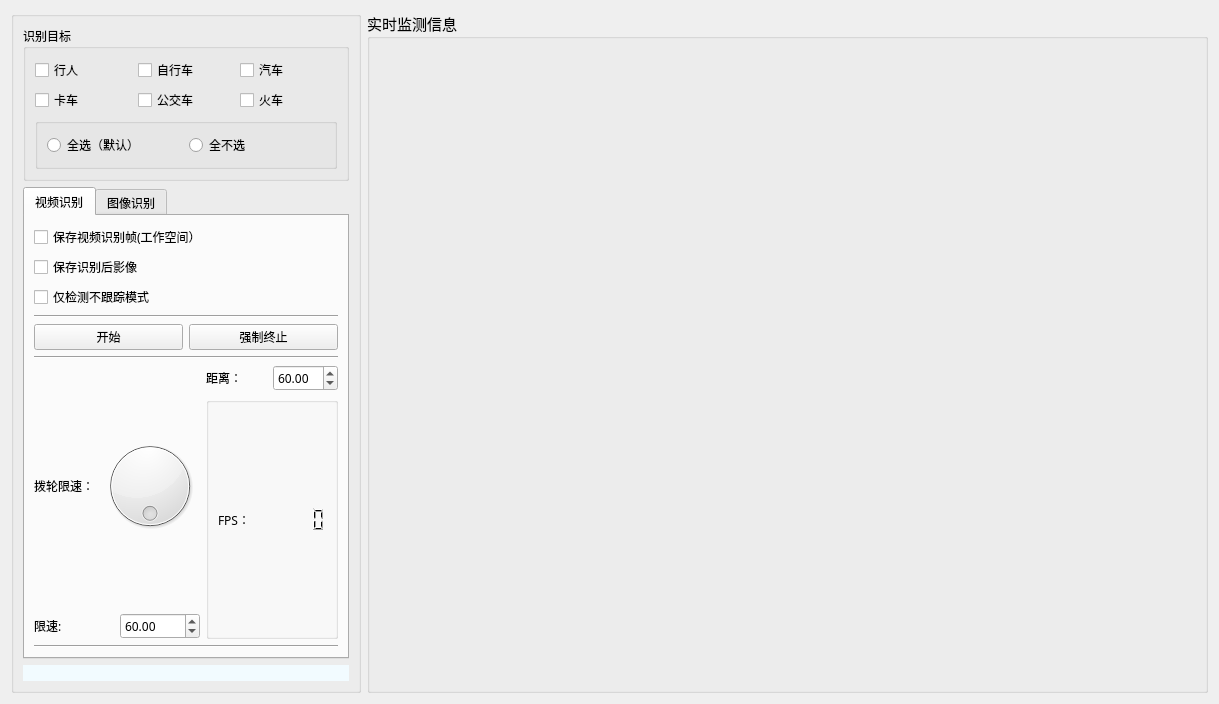
<?xml version="1.0" encoding="UTF-8"?>
<ui version="4.0">
 <class>Form</class>
 <widget class="QWidget" name="Form">
  <property name="geometry">
   <rect>
    <x>0</x>
    <y>0</y>
    <width>1219</width>
    <height>704</height>
   </rect>
  </property>
  <property name="windowTitle">
   <string>Form</string>
  </property>
  <layout class="QHBoxLayout" name="horizontalLayout_3">
   <item>
    <widget class="QGroupBox" name="groupBox">
     <property name="maximumSize">
      <size>
       <width>350</width>
       <height>700</height>
      </size>
     </property>
     <property name="font">
      <font>
       <family>宋体</family>
       <pointsize>9</pointsize>
      </font>
     </property>
     <property name="mouseTracking">
      <bool>false</bool>
     </property>
     <property name="tabletTracking">
      <bool>false</bool>
     </property>
     <property name="title">
      <string/>
     </property>
     <property name="flat">
      <bool>false</bool>
     </property>
     <layout class="QVBoxLayout" name="verticalLayout_11">
      <item>
       <widget class="QGroupBox" name="groupBox_5">
        <property name="title">
         <string>识别目标</string>
        </property>
        <layout class="QVBoxLayout" name="verticalLayout_6">
         <item>
          <layout class="QHBoxLayout" name="horizontalLayout_5">
           <item>
            <widget class="QCheckBox" name="checkBox_person">
             <property name="text">
              <string>行人</string>
             </property>
            </widget>
           </item>
           <item>
            <widget class="QCheckBox" name="checkBox_bicycle">
             <property name="text">
              <string>自行车</string>
             </property>
            </widget>
           </item>
           <item>
            <widget class="QCheckBox" name="checkBox_car">
             <property name="text">
              <string>汽车</string>
             </property>
            </widget>
           </item>
          </layout>
         </item>
         <item>
          <layout class="QHBoxLayout" name="horizontalLayout_7">
           <item>
            <widget class="QCheckBox" name="checkBox_truck">
             <property name="text">
              <string>卡车</string>
             </property>
            </widget>
           </item>
           <item>
            <widget class="QCheckBox" name="checkBox_bus">
             <property name="text">
              <string>公交车</string>
             </property>
            </widget>
           </item>
           <item>
            <widget class="QCheckBox" name="checkBox_train">
             <property name="text">
              <string>火车</string>
             </property>
            </widget>
           </item>
          </layout>
         </item>
         <item>
          <widget class="QGroupBox" name="groupBox_6">
           <property name="title">
            <string/>
           </property>
           <layout class="QVBoxLayout" name="verticalLayout_5">
            <item>
             <layout class="QHBoxLayout" name="horizontalLayout_10">
              <item>
               <widget class="QRadioButton" name="radioButton_selectAll">
                <property name="text">
                 <string>全选（默认）</string>
                </property>
               </widget>
              </item>
              <item>
               <widget class="QRadioButton" name="radioButton_noSelect">
                <property name="text">
                 <string>全不选</string>
                </property>
               </widget>
              </item>
             </layout>
            </item>
           </layout>
          </widget>
         </item>
        </layout>
       </widget>
      </item>
      <item>
       <widget class="QTabWidget" name="tabWidget">
        <property name="tabShape">
         <enum>QTabWidget::Rounded</enum>
        </property>
        <property name="currentIndex">
         <number>0</number>
        </property>
        <property name="documentMode">
         <bool>false</bool>
        </property>
        <widget class="QWidget" name="tabWidgetPage2">
         <attribute name="icon">
          <iconset>
           <normaloff>../source/icon/bance.png</normaloff>../source/icon/bance.png</iconset>
         </attribute>
         <attribute name="title">
          <string>视频识别</string>
         </attribute>
         <layout class="QVBoxLayout" name="verticalLayout_10">
          <item>
           <widget class="QCheckBox" name="checkBox_saveFrame">
            <property name="text">
             <string>保存视频识别帧(工作空间）</string>
            </property>
           </widget>
          </item>
          <item>
           <widget class="QCheckBox" name="checkBox_saveAVI">
            <property name="text">
             <string>保存识别后影像</string>
            </property>
           </widget>
          </item>
          <item>
           <widget class="QCheckBox" name="checkBox_onlyDect">
            <property name="text">
             <string>仅检测不跟踪模式</string>
            </property>
           </widget>
          </item>
          <item>
           <widget class="Line" name="line_3">
            <property name="orientation">
             <enum>Qt::Horizontal</enum>
            </property>
           </widget>
          </item>
          <item>
           <layout class="QHBoxLayout" name="horizontalLayout_2">
            <item>
             <widget class="QPushButton" name="button_start">
              <property name="text">
               <string>开始</string>
              </property>
             </widget>
            </item>
            <item>
             <widget class="QPushButton" name="button_over">
              <property name="text">
               <string>强制终止</string>
              </property>
             </widget>
            </item>
           </layout>
          </item>
          <item>
           <widget class="Line" name="line">
            <property name="orientation">
             <enum>Qt::Horizontal</enum>
            </property>
           </widget>
          </item>
          <item>
           <layout class="QHBoxLayout" name="horizontalLayout">
            <item>
             <layout class="QHBoxLayout" name="horizontalLayout_4">
              <item>
               <layout class="QVBoxLayout" name="verticalLayout">
                <item>
                 <layout class="QHBoxLayout" name="horizontalLayout_12">
                  <item>
                   <widget class="QLabel" name="label_3">
                    <property name="text">
                     <string>拨轮限速：</string>
                    </property>
                   </widget>
                  </item>
                  <item>
                   <widget class="QDial" name="dial">
                    <property name="singleStep">
                     <number>1</number>
                    </property>
                    <property name="wrapping">
                     <bool>true</bool>
                    </property>
                    <property name="notchesVisible">
                     <bool>false</bool>
                    </property>
                   </widget>
                  </item>
                 </layout>
                </item>
                <item>
                 <layout class="QHBoxLayout" name="horizontalLayout_13">
                  <item>
                   <widget class="QLabel" name="label_7">
                    <property name="text">
                     <string>限速:</string>
                    </property>
                   </widget>
                  </item>
                  <item>
                   <widget class="QDoubleSpinBox" name="spinBox_speed">
                    <property name="maximum">
                     <double>150.000000000000000</double>
                    </property>
                    <property name="singleStep">
                     <double>5.000000000000000</double>
                    </property>
                    <property name="value">
                     <double>60.000000000000000</double>
                    </property>
                   </widget>
                  </item>
                 </layout>
                </item>
               </layout>
              </item>
             </layout>
            </item>
            <item>
             <layout class="QVBoxLayout" name="verticalLayout_2">
              <item>
               <layout class="QHBoxLayout" name="horizontalLayout_14">
                <item>
                 <widget class="QLabel" name="label_8">
                  <property name="text">
                   <string>距离：</string>
                  </property>
                 </widget>
                </item>
                <item>
                 <widget class="QDoubleSpinBox" name="spinBox_distance">
                  <property name="maximum">
                   <double>200.000000000000000</double>
                  </property>
                  <property name="stepType">
                   <enum>QAbstractSpinBox::DefaultStepType</enum>
                  </property>
                  <property name="value">
                   <double>60.000000000000000</double>
                  </property>
                 </widget>
                </item>
               </layout>
              </item>
              <item>
               <widget class="QGroupBox" name="groupBox_7">
                <property name="title">
                 <string/>
                </property>
                <layout class="QVBoxLayout" name="verticalLayout_9">
                 <item>
                  <layout class="QHBoxLayout" name="horizontalLayout_15">
                   <item>
                    <widget class="QLabel" name="label_5">
                     <property name="text">
                      <string>FPS：</string>
                     </property>
                    </widget>
                   </item>
                   <item>
                    <widget class="QLCDNumber" name="lcdNumber">
                     <property name="frameShape">
                      <enum>QFrame::NoFrame</enum>
                     </property>
                     <property name="value" stdset="0">
                      <double>0.000000000000000</double>
                     </property>
                    </widget>
                   </item>
                  </layout>
                 </item>
                </layout>
               </widget>
              </item>
             </layout>
            </item>
           </layout>
          </item>
          <item>
           <widget class="Line" name="line_2">
            <property name="orientation">
             <enum>Qt::Horizontal</enum>
            </property>
           </widget>
          </item>
         </layout>
        </widget>
        <widget class="QWidget" name="tabWidgetPage3">
         <attribute name="icon">
          <iconset>
           <normaloff>../source/icon/hore.png</normaloff>../source/icon/hore.png</iconset>
         </attribute>
         <attribute name="title">
          <string>图像识别</string>
         </attribute>
         <layout class="QVBoxLayout" name="verticalLayout_8">
          <item>
           <layout class="QVBoxLayout" name="verticalLayout_7">
            <item>
             <widget class="QCheckBox" name="checkBox_autoSaveImage">
              <property name="text">
               <string>自动保存结果到工作空间</string>
              </property>
             </widget>
            </item>
            <item>
             <layout class="QHBoxLayout" name="horizontalLayout_11">
              <item>
               <widget class="QLabel" name="label_2">
                <property name="sizePolicy">
                 <sizepolicy hsizetype="Fixed" vsizetype="Preferred">
                  <horstretch>0</horstretch>
                  <verstretch>0</verstretch>
                 </sizepolicy>
                </property>
                <property name="text">
                 <string>识别模式：</string>
                </property>
               </widget>
              </item>
              <item>
               <widget class="QComboBox" name="comboBox_mode">
                <item>
                 <property name="text">
                  <string>目标检测与数量统计</string>
                 </property>
                </item>
                <item>
                 <property name="text">
                  <string>道路归属与车牌识别</string>
                 </property>
                </item>
               </widget>
              </item>
             </layout>
            </item>
            <item>
             <widget class="Line" name="line_5">
              <property name="orientation">
               <enum>Qt::Horizontal</enum>
              </property>
             </widget>
            </item>
            <item>
             <widget class="QRadioButton" name="radioButton_tipShowImages">
              <property name="text">
               <string>多张影像弹出窗展示</string>
              </property>
             </widget>
            </item>
            <item>
             <widget class="QRadioButton" name="radioButton_showImages">
              <property name="text">
               <string>多张影像逐张显示</string>
              </property>
             </widget>
            </item>
           </layout>
          </item>
          <item>
           <widget class="Line" name="line_4">
            <property name="orientation">
             <enum>Qt::Horizontal</enum>
            </property>
           </widget>
          </item>
          <item>
           <layout class="QHBoxLayout" name="horizontalLayout_9">
            <item>
             <widget class="QGroupBox" name="groupBox_3">
              <property name="styleSheet">
               <string notr="true"/>
              </property>
              <property name="title">
               <string>单张影像识别</string>
              </property>
              <layout class="QHBoxLayout" name="horizontalLayout_6">
               <item>
                <widget class="QLabel" name="label">
                 <property name="text">
                  <string>图像路径</string>
                 </property>
                </widget>
               </item>
               <item>
                <widget class="QPushButton" name="button_imagePath">
                 <property name="text">
                  <string/>
                 </property>
                 <property name="icon">
                  <iconset>
                   <normaloff>../source/icon/more.png</normaloff>../source/icon/more.png</iconset>
                 </property>
                </widget>
               </item>
              </layout>
             </widget>
            </item>
            <item>
             <widget class="QGroupBox" name="groupBox_4">
              <property name="title">
               <string>多张影像批量识别</string>
              </property>
              <layout class="QHBoxLayout" name="horizontalLayout_8">
               <item>
                <widget class="QLabel" name="label_6">
                 <property name="text">
                  <string>图像列</string>
                 </property>
                </widget>
               </item>
               <item>
                <widget class="QPushButton" name="button_imagePath_2">
                 <property name="text">
                  <string/>
                 </property>
                 <property name="icon">
                  <iconset>
                   <normaloff>../source/icon/more.png</normaloff>../source/icon/more.png</iconset>
                 </property>
                </widget>
               </item>
              </layout>
             </widget>
            </item>
           </layout>
          </item>
         </layout>
        </widget>
       </widget>
      </item>
      <item>
       <widget class="QLabel" name="label_4">
        <property name="styleSheet">
         <string notr="true">background-color: rgb(242, 251, 255);</string>
        </property>
        <property name="text">
         <string/>
        </property>
        <property name="pixmap">
         <pixmap>../source/icon/icon_any.png</pixmap>
        </property>
        <property name="scaledContents">
         <bool>false</bool>
        </property>
        <property name="alignment">
         <set>Qt::AlignCenter</set>
        </property>
       </widget>
      </item>
     </layout>
    </widget>
   </item>
   <item>
    <layout class="QVBoxLayout" name="verticalLayout_3">
     <item>
      <widget class="QGroupBox" name="groupBox_2">
       <property name="font">
        <font>
         <family>黑体</family>
         <pointsize>11</pointsize>
        </font>
       </property>
       <property name="title">
        <string>实时监测信息</string>
       </property>
       <layout class="QVBoxLayout" name="verticalLayout_4">
        <item>
         <widget class="QLabel" name="label_image">
          <property name="text">
           <string/>
          </property>
          <property name="pixmap">
           <pixmap>../source/icon/animation.png</pixmap>
          </property>
          <property name="alignment">
           <set>Qt::AlignCenter</set>
          </property>
         </widget>
        </item>
       </layout>
      </widget>
     </item>
    </layout>
   </item>
  </layout>
 </widget>
 <resources/>
 <connections>
  <connection>
   <sender>dial</sender>
   <signal>rangeChanged(int,int)</signal>
   <receiver>spinBox_speed</receiver>
   <slot>update()</slot>
   <hints>
    <hint type="sourcelabel">
     <x>138</x>
     <y>382</y>
    </hint>
    <hint type="destinationlabel">
     <x>154</x>
     <y>436</y>
    </hint>
   </hints>
  </connection>
 </connections>
</ui>
